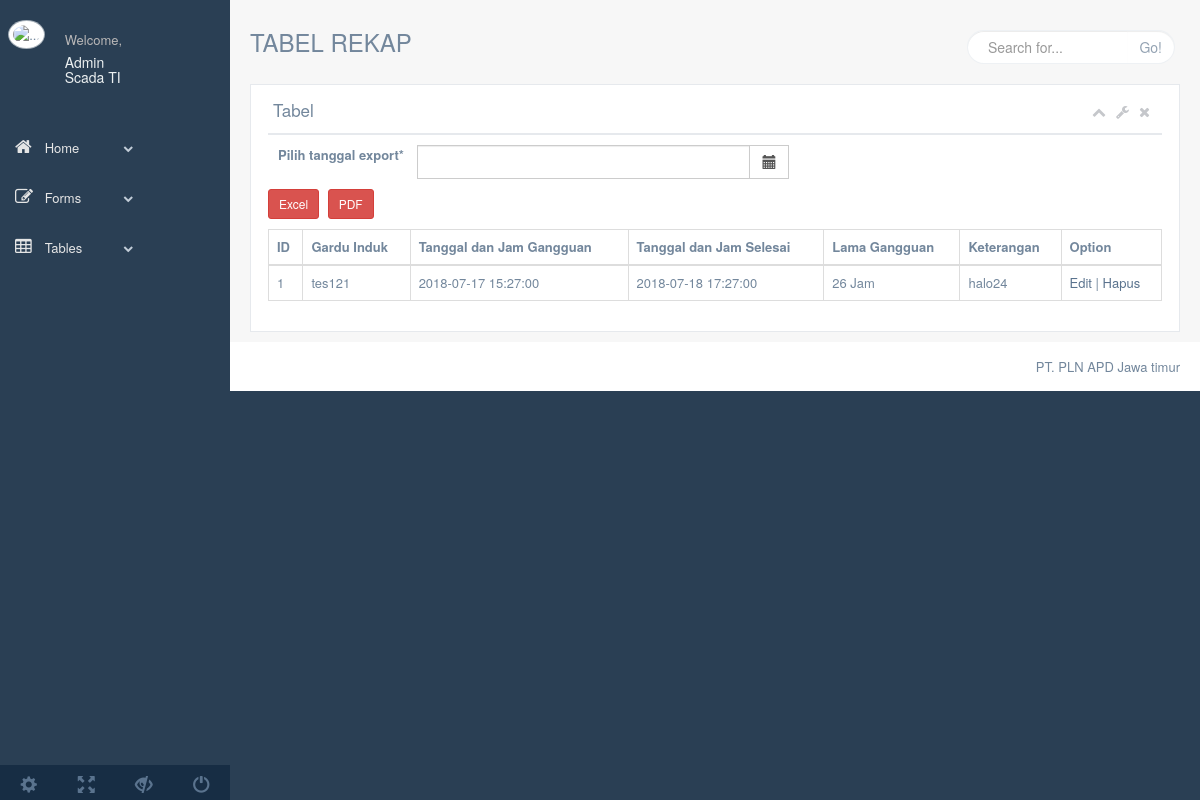
Page /production/listicon_admin.php (signed in) on the committed database.
### tables this page shows
CREATE TABLE `rekap_icon` (
  `id` int(11) NOT NULL,
  `gardu_induk` varchar(50) NOT NULL,
  `down_time` datetime NOT NULL,
  `up_time` datetime NOT NULL,
  `errortime` time NOT NULL,
  `int_errortime` int(11) NOT NULL,
  `keterangan` varchar(50) NOT NULL
);

### production/listicon_admin.php (the view, shortened to what this page needs)
<!DOCTYPE html>
<html lang="en">
  <head>
    <link href="../vendors/bootstrap/dist/css/bootstrap.min.css" rel="stylesheet">
    <link href="../vendors/font-awesome/css/font-awesome.min.css" rel="stylesheet">
    <link href="../vendors/nprogress/nprogress.css" rel="stylesheet">
    <link href="../vendors/iCheck/skins/flat/green.css" rel="stylesheet">
    <link href="../vendors/datatables.net-bs/css/dataTables.bootstrap.min.css" rel="stylesheet">
    <link href="../vendors/datatables.net-buttons-bs/css/buttons.bootstrap.min.css" rel="stylesheet">
    <link href="../vendors/datatables.net-fixedheader-bs/css/fixedHeader.bootstrap.min.css" rel="stylesheet">
    <link href="../vendors/datatables.net-responsive-bs/css/responsive.bootstrap.min.css" rel="stylesheet">
    <link href="../vendors/datatables.net-scroller-bs/css/scroller.bootstrap.min.css" rel="stylesheet">
    <link href="../build/css/custom.min.css" rel="stylesheet">
  </head>
  <body class="nav-md">
    <div class="container body">
      <div class="main_container">
        <div class="col-md-3 left_col">
          <div class="left_col scroll-view">
            <?php include("sidebar.php") ?>
          </div>
        </div>
        <div class="right_col" role="main">
          <div class="">
            <div class="page-title">
              <div class="title_left">
                <h3>TABEL REKAP</h3>
              </div>
              <div class="title_right">
                <div class="col-md-5 col-sm-5 col-xs-12 form-group pull-right top_search">
                  <div class="input-group">
                    <input type="text" class="form-control" placeholder="Search for...">
                    <span class="input-group-btn">
                      <button class="btn btn-default" type="button">Go!</button>
                    </span>
                  </div>
                </div>
              </div>
            </div>
            <div class="clearfix"></div>
            <div class="row">
              <div class="col-md-12 col-sm-12 col-xs-12">
                <div class="x_panel">
                  <div class="x_title">
                    <h2>Tabel <small>Rekap ICON</small></h2>
                    <ul class="nav navbar-right panel_toolbox">
                      <li><a class="collapse-link"><i class="fa fa-chevron-up"></i></a>
                      </li>
                      <li class="dropdown">
                        <a href="#" class="dropdown-toggle" data-toggle="dropdown" role="button" aria-expanded="false"><i class="fa fa-wrench"></i></a>
                      </li>
                      <li><a class="close-link"><i class="fa fa-close"></i></a>
                      </li>
                    </ul>
                    <div class="clearfix"></div>
                  </div>
                  <form action="exportIcNod.php" method="POST">
                       <div class="form-group">
                        <label class="control-label col-md-2 ">Pilih tanggal export<span>*</span>
                        </label>
                        <div class='input-group date col-md-5 col-sm-6 col-xs-12' id='myDatepicker'>
                          <input type='text' class="form-control" name="exportDateicon" />
                          <span class="input-group-addon">
                             <span class="glyphicon glyphicon-calendar"></span>
                          </span>
                        </div>
                      </div>
                    <button name="export" type="submit" class="btn btn-danger btn-sm">Excel</button>
					          <button name="exportPDF" type="submit" class="btn btn-danger btn-sm">PDF</button>
                    </form>
					<table id="datatable"
                  <div class="x_content">
					            <table id="datatable" class="table table-striped table-bordered">
                      <thead>
                        <tr>
                          <th>ID</th>
                          <th>Gardu Induk</th>
                          <th>Tanggal dan Jam Gangguan</th>
                          <th>Tanggal dan Jam Selesai</th>
                          <th>Lama Gangguan</th>
                          <th>Keterangan</th>
						              <th>Option</th>
                        </tr>
                      </thead>
                      <tbody>
                          <tr class="even pointer">
                            <?php
                                $i=1;
                                $sql = "SELECT * FROM rekap_icon ORDER by id DESC";
                                $query = mysqli_query($db, $sql);
                                while($icon = mysqli_fetch_array($query)){
                                    echo "<tr>";
                                    echo "<td>$i</td>";
                                    echo "<td>".$icon['gardu_induk']."</td>";
                                    echo "<td>".$icon['down_time']."</td>";
                                    echo "<td>".$icon['up_time']."</td>";
                                    echo "<td>".$icon['int_errortime']." Jam</td>";
									                  echo "<td>".$icon['keterangan']."</td>";
                                    echo "<td>";
                                    echo "<a href='formediticon.php?id=".$icon['id']."'>Edit</a> | ";
                                    echo "<a href='deleteicon.php?id=".$icon['id']."'>Hapus</a>";
                                    echo "</td>";
                                    echo "</tr>";
                                    $i++;
                                }
                            ?>
                          </tr>
                      </tbody>
                    </table>
                  </div>
                </div>
              </div>
            </div>
          </div>
        </div>
        <footer>
          <div class="pull-right">
            PT. PLN APD Jawa timur
          </div>
          <div class="clearfix"></div>
        </footer>
      </div>
  </body>
</html>

### rows in the picture
rekap_icon: gardu_induk "tes121", down_time "2018-07-17 15:27:00", up_time "2018-07-18 17:27:00", int_errortime "26", keterangan "halo24"

### other values in the picture
$_SESSION['nama'] "Admin Scada TI"
